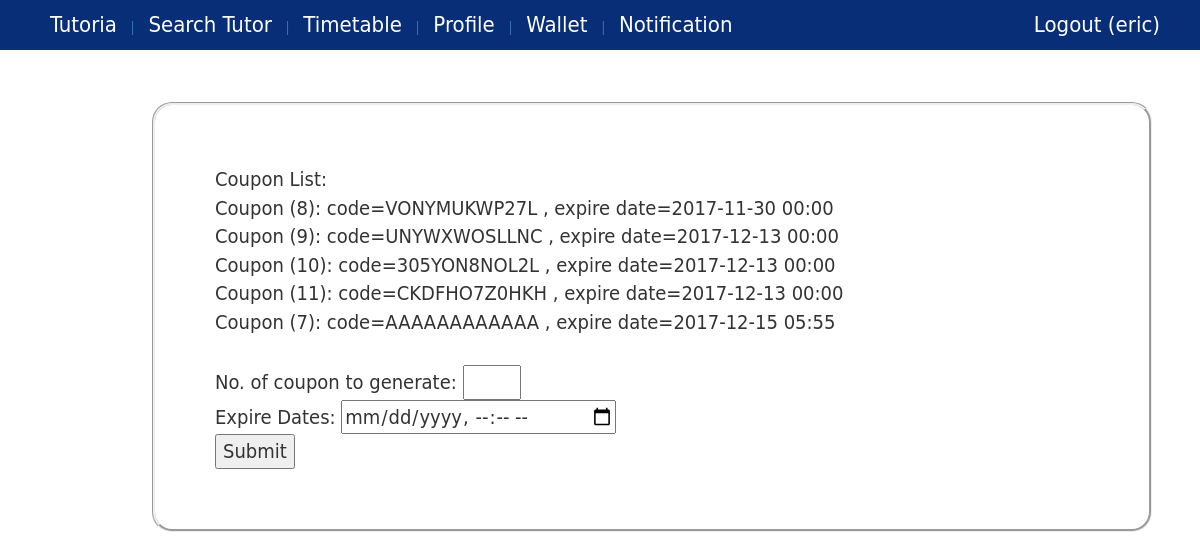
Before: /admincoupon/ (signed in) with the older database file.
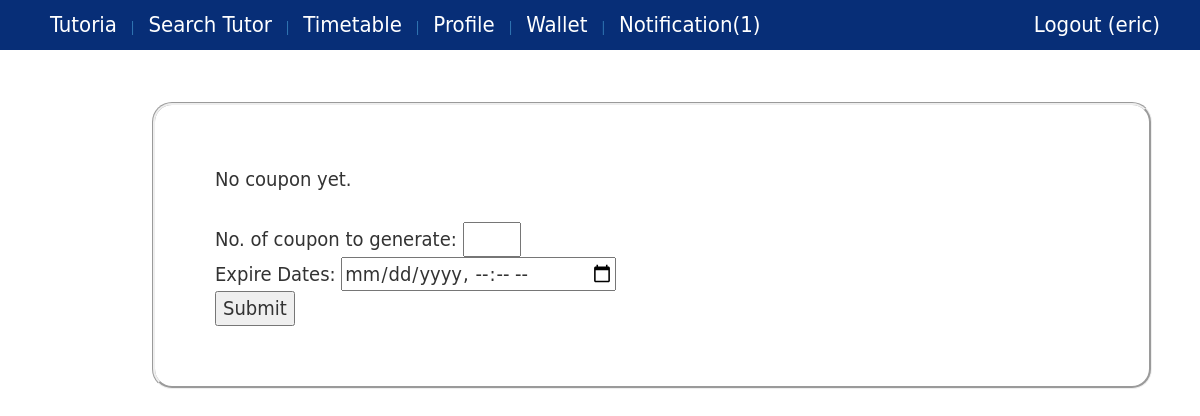
After: the same page with the newer database file.
### core/models.py (models this page shows, shortened)
class Coupon(models.Model):
    code = models.CharField(max_length=12, unique=True)
    expire_date = models.DateTimeField()
    def __str__(self):
        local_timezone = timezone(settings.TIME_ZONE)
        return "Coupon ("+str(self.id)+"): code="+self.code+" , expire date="+self.expire_date.astimezone(local_timezone).strftime('%Y-%m-%d %H:%M')

class Profile(models.Model):
    user = models.OneToOneField(User, on_delete=models.CASCADE)
    phone = models.CharField(max_length=20)
    user_type =  models.ForeignKey(UserType)
    image = models.ImageField(upload_to='profile_image',blank=True)
    wallet = models.OneToOneField(Wallet)
    @property
    def hasNotification(self):
        return len(Notification.objects.filter(profile=self,checked=False))>0
    @property
    def getNotificationNum(self):
        return len(Notification.objects.filter(profile=self,checked=False))

### core/views.py (the view)
# urls.py: url(r'^admincoupon/$', views.adminCoupon, name='admin_coupon'),
@login_required
def adminCoupon(request):
    if request.POST:
        if 'amount' in request.POST and 'expire_date' in request.POST and request.POST['amount']!="" and request.POST['expire_date']!="":
            amount = int(request.POST['amount'])
            expire_date = toLocalDatetime(parse_datetime(request.POST['expire_date']))
            for x in range(0, amount):
                success = False
                while not success:
                    try:
                        code = ''.join(random.SystemRandom().choice(string.ascii_uppercase + string.digits) for _ in range(12))
                        c = Coupon(code=code, expire_date=expire_date)
                        c.save()
                        success = True
                    except IntegrityError:
                        pass
            msg="{} coupon is successfully generated.".format(amount)
            coupon_list = [ c for c in Coupon.objects.order_by('expire_date') if c.validate]
            context = {'coupon_list': coupon_list,'msg':msg}
            return render(request, 'admin_coupon.html', context)
        else:
            coupon_list = [ c for c in Coupon.objects.order_by('expire_date') if c.validate]
            context = {'coupon_list': coupon_list, 'msg':"Please enter the amount and expire date."}
            return render(request, 'admin_coupon.html', context)
    else:
        coupon_list = [ c for c in Coupon.objects.order_by("expire_date") if c.validate]
        context = {'coupon_list': coupon_list}
        return render(request, 'admin_coupon.html', context)

### core/templates/admin_coupon.html (shortened to what this page needs)
{% extends 'base.html' %}
{% block content %}
    {% if coupon_list %}
        Coupon List: <br/>
        {% for each in coupon_list %}
            {{each}} <br/>
        {% endfor %}
        <br/>
    {% else %}
        No coupon yet.<br/><br/>
    {% endif %}
    <form action="{% url 'admin_coupon' %}" method="POST" >
        No. of coupon to generate: <input type="number" step="1" max="100" min="1" name="amount"> <br/>
        Expire Dates: <input type="datetime-local" name="expire_date"><br/>
        <input type="submit" value="Submit" />
    </form>
{% endblock %}

### core/templates/base.html (shortened to what this page needs)
{% load static %}
<!DOCTYPE html>
<html>
<head>
    <link rel="stylesheet" href="{% static 'css/base.css' %}">
    <link rel="stylesheet" href="https://maxcdn.bootstrapcdn.com/bootstrap/3.3.7/css/bootstrap.min.css">
</head>
<body>
    <div id="wrapper">
        <header>
            <nav id="navigation">
                <ul>
                    <a href="{% url 'homepage' %}">
                        <li>Tutoria</li>
                    </a>
                    {% ifnotequal user.username "admin" %}
                        {% if user.is_authenticated %}
                            <a href="{% url 'search_tutor' %}">
                                | <li>Search Tutor</li>
                            </a>
                            <a href="{% url 'view_timetable' %}">
                                | <li>Timetable</li>
                            </a>
                            <a href="{% url 'edit_profile' %}">
                                | <li>Profile</li>
                            </a>
                            <a href="{% url 'view_wallet' %}">
                                | <li>Wallet</li>
                            </a>
                            <a href="{% url 'view_notification' %}">
                                {%if user.profile.hasNotification %}
                                    | <li>Notification({{user.profile.getNotificationNum}})</li>
                                {% else %}
                                    | <li>Notification</li>
                                {% endif %}
                            </a>
                            <a href="{% url 'logout' %}" id="logoutButton" class="pull-right">
                                <li>Logout ({{ user.username }}) </li>
                            </a>
                        {% endif %}
                    {% endifnotequal %}
                </ul>
            </nav>
        </header>
        <div id="main">
            <article>
                <section class="box">
                    {% block content %} {% endblock %}
        </div>
    </div>
</body>
</html>

Changed rows visible on the page:
removed Coupon: id+code+expire_date "Coupon (8): code=VONYMUKWP27L , expire date=2017-11-30 00:00"
removed Coupon: id+code+expire_date "Coupon (9): code=UNYWXWOSLLNC , expire date=2017-12-13 00:00"
removed Coupon: id+code+expire_date "Coupon (10): code=305YON8NOL2L , expire date=2017-12-13 00:00"
removed Coupon: id+code+expire_date "Coupon (11): code=CKDFHO7Z0HKH , expire date=2017-12-13 00:00"
removed Coupon: id+code+expire_date "Coupon (7): code=AAAAAAAAAAAA , expire date=2017-12-15 05:55"
Other visible differences:
{{ user.profile.getNotificationNum }}: (not shown) → "1"
text no longer shown: "Notification Coupon List:"
text now shown: "Notification( ) No coupon yet."
